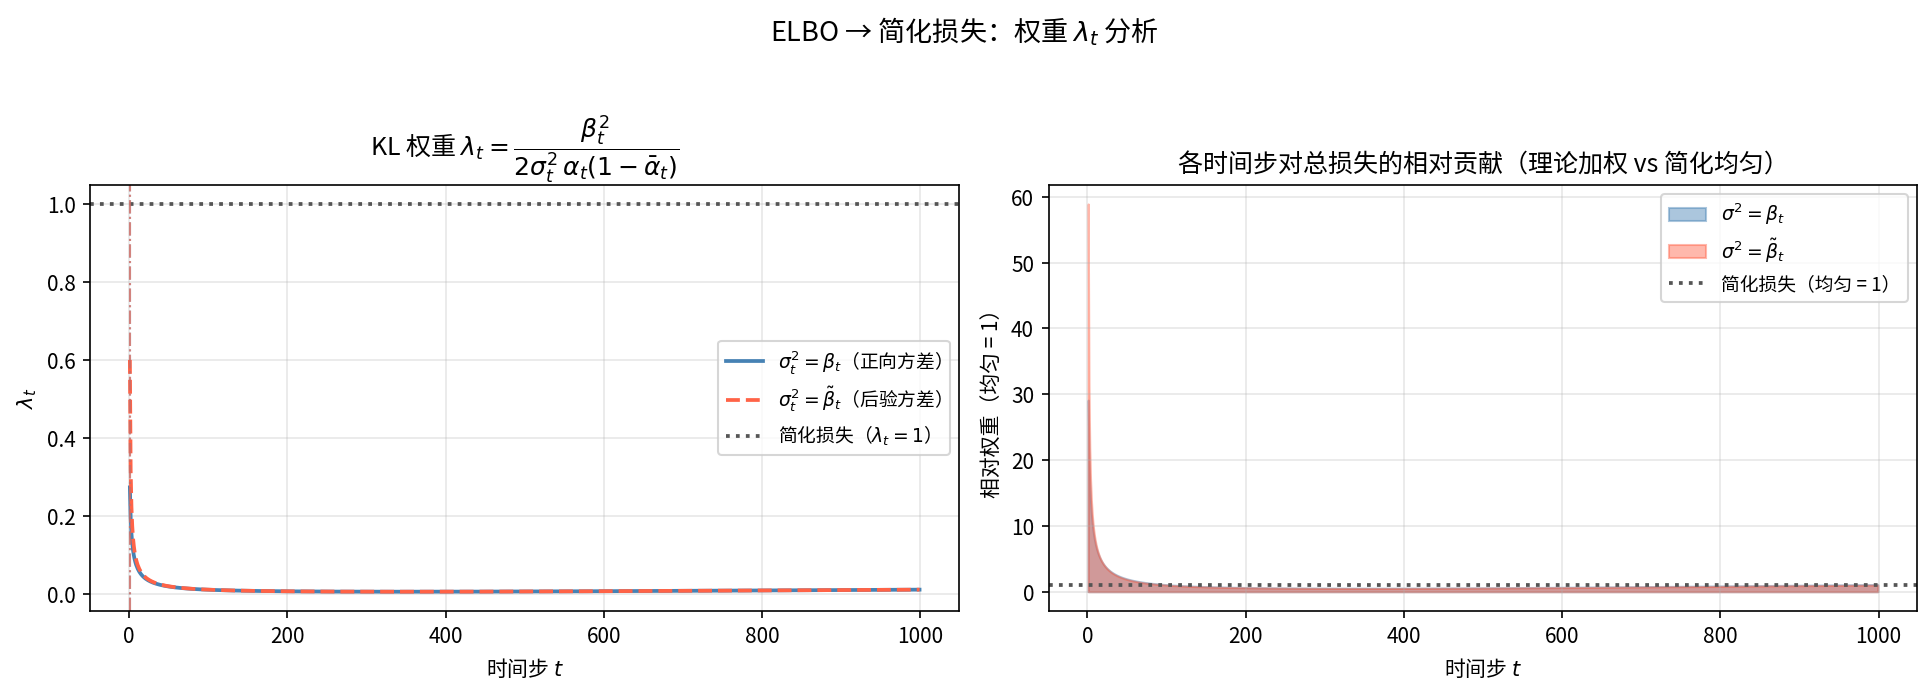

The Python source for this figure:
# %% [markdown]
# # ELBO 推导与 KL 权重分析
# 从变分下界 -log p_θ(x_0) ≤ L 到各时间步的损失权重 λ_t，
# 理解 Ho et al. 为何用简化均匀权重替代理论加权。

# %% 导入
import numpy as np
import matplotlib.pyplot as plt

plt.rcParams['font.family'] = 'Noto Sans CJK SC'
plt.rcParams['axes.unicode_minus'] = False

np.random.seed(42)

# %% 超参数与 schedule
T = 1000
betas = np.linspace(1e-4, 0.02, T)
alphas = 1.0 - betas
alpha_cumprod = np.cumprod(alphas)                                     # ᾱ_t
alpha_cumprod_prev = np.concatenate([[1.0], alpha_cumprod[:-1]])       # ᾱ_{t-1}
tilde_beta = (1 - alpha_cumprod_prev) / (1 - alpha_cumprod) * betas   # β̃_t

# %% ELBO 分解说明（文字输出）
print("=" * 62)
print("ELBO 完整分解（Ho et al. 2020, Eq.5）")
print("-" * 62)
print("log p_θ(x_0) >= -L，其中：")
print()
print("  L = L_T  +  Σ_{t=2}^{T} L_{t-1}  +  L_0")
print()
print("  L_T     = KL( q(x_T|x_0) || p(x_T) )")
print("            → x_T ≈ N(0,I)，与 θ 无关，训练时忽略")
print()
print("  L_{t-1} = KL( q(x_{t-1}|x_t,x_0) || p_θ(x_{t-1}|x_t) )")
print("          = (1/2σ_t²) · ||μ̃_t - μ_θ(x_t,t)||²")
print("          = λ_t · E[||ε - ε_θ(x_t,t)||²]")
print("          其中 λ_t = β_t² / (2σ_t²α_t(1-ᾱ_t))")
print()
print("  L_0     = -E[log p_θ(x_0|x_1)]  （重建项）")
print()
print("  简化损失：L_simple = E_{t,x_0,ε}[||ε - ε_θ(x_t,t)||²]")
print("           等价于令所有 λ_t = 1（均匀权重）")
print("=" * 62)

# %% 计算 λ_t（两种 σ_t² 选择）
# 从 t=1 开始（t=0 时 β̃_0 = 0 会造成除零）
ts = np.arange(1, T)

# 方案 A：σ_t² = β_t（正向过程方差）
#   λ_A = β_t² / (2β_t α_t(1-ᾱ_t)) = β_t / (2α_t(1-ᾱ_t))
lambda_A = betas[ts] / (2 * alphas[ts] * (1 - alpha_cumprod[ts]))

# 方案 B：σ_t² = β̃_t（后验方差，理论上更严格）
#   λ_B = β_t² / (2β̃_t α_t(1-ᾱ_t))
#        = β_t / (2α_t(1-ᾱ_{t-1}))  (化简)
lambda_B = betas[ts]**2 / (2 * tilde_beta[ts] * alphas[ts] * (1 - alpha_cumprod[ts]))

print(f"\nλ_t 范围（σ²=β_t）：    [{lambda_A.min():.4f},  {lambda_A.max():.4f}]")
print(f"λ_t 范围（σ²=β̃_t）：   [{lambda_B.min():.4f},  {lambda_B.max():.4f}]")
print(f"简化损失等价于：λ_t = 1（均匀权重，Ho et al. 实验效果更好）")

# %% 图 1：λ_t 曲线 vs 简化基线
fig, axes = plt.subplots(1, 2, figsize=(13, 4.5))

ax = axes[0]
ax.plot(ts, lambda_A, color='steelblue', lw=1.8, label=r'$\sigma_t^2 = \beta_t$（正向方差）')
ax.plot(ts, lambda_B, color='tomato',    lw=1.8, linestyle='--',
        label=r'$\sigma_t^2 = \tilde\beta_t$（后验方差）')
ax.axhline(1.0, color='#555', ls=':', lw=1.8, label='简化损失（$\lambda_t = 1$）')
ax.set_xlabel('时间步 $t$')
ax.set_ylabel(r'$\lambda_t$')
ax.set_title(r'KL 权重 $\lambda_t = \dfrac{\beta_t^2}{2\sigma_t^2\,\alpha_t(1-\bar\alpha_t)}$')
ax.legend(fontsize=9)
ax.grid(alpha=0.3)

# 图 2：各时间步相对贡献（归一化后 ×T，均匀=1）
ax2 = axes[1]
# 相对于均匀权重的倍数：λ_t / (sum λ / T)
rel_A = lambda_A / (lambda_A.sum() / len(ts))
rel_B = lambda_B / (lambda_B.sum() / len(ts))

ax2.fill_between(ts, rel_A, alpha=0.45, color='steelblue',
                 label=r'$\sigma^2=\beta_t$')
ax2.fill_between(ts, rel_B, alpha=0.45, color='tomato',
                 label=r'$\sigma^2=\tilde\beta_t$')
ax2.axhline(1.0, color='#555', ls=':', lw=1.8, label='简化损失（均匀 = 1）')
ax2.set_xlabel('时间步 $t$')
ax2.set_ylabel('相对权重（均匀 = 1）')
ax2.set_title('各时间步对总损失的相对贡献（理论加权 vs 简化均匀）')
ax2.legend(fontsize=9)
ax2.grid(alpha=0.3)

# 标注转折点（λ=1 交叉处）
for la, color, label in [(lambda_A, 'steelblue', 'A'), (lambda_B, 'tomato', 'B')]:
    cross = ts[np.argmin(np.abs(la - 1.0))]
    axes[0].axvline(cross, color=color, ls='-.', lw=1, alpha=0.6)

fig.suptitle('ELBO → 简化损失：权重 $\\lambda_t$ 分析', fontsize=13, y=1.02)
plt.tight_layout()
plt.savefig('/root/autodl-tmp/ddpm_learn/section03_loss/01_elbo_weights.png',
            dpi=150, bbox_inches='tight')
plt.show()
print("\n图片已保存：01_elbo_weights.png")

# %% 直觉总结
print("\n" + "=" * 62)
print("直觉总结：")
print("  加权损失：λ_t < 1 for large t → 高噪步贡献被低估")
print("  简化损失：λ_t = 1 → 均匀对待所有时间步")
print("  效果：简化损失使模型在高噪声步也充分训练，")
print("         实验上生成质量更好（Ho et al. 2020, Sec.3.4）")
print("=" * 62)
